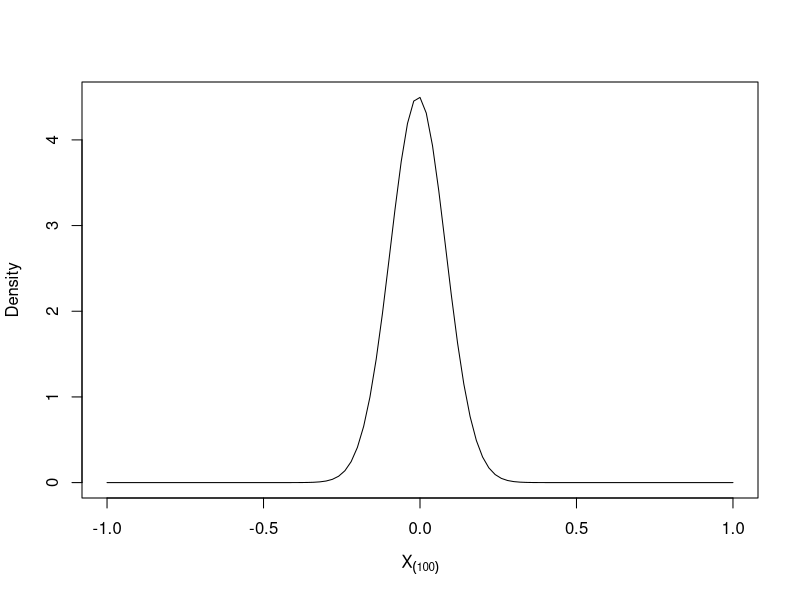
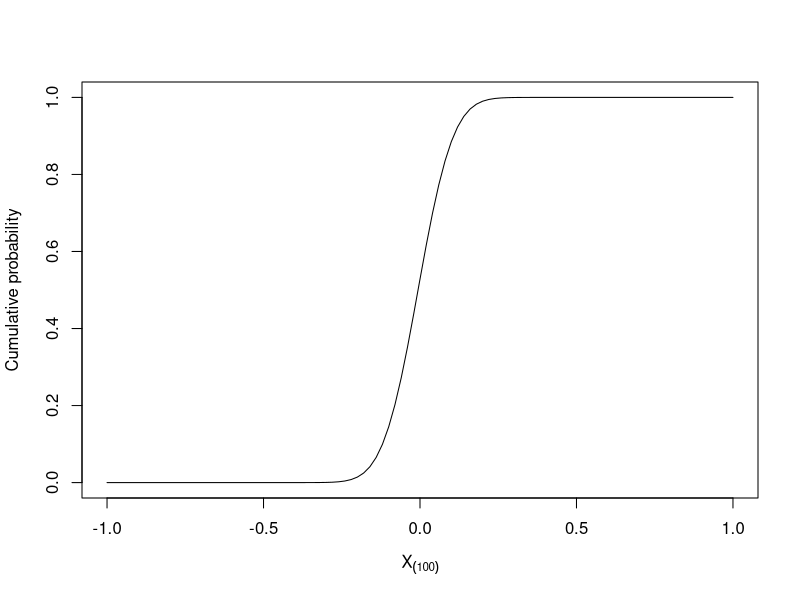
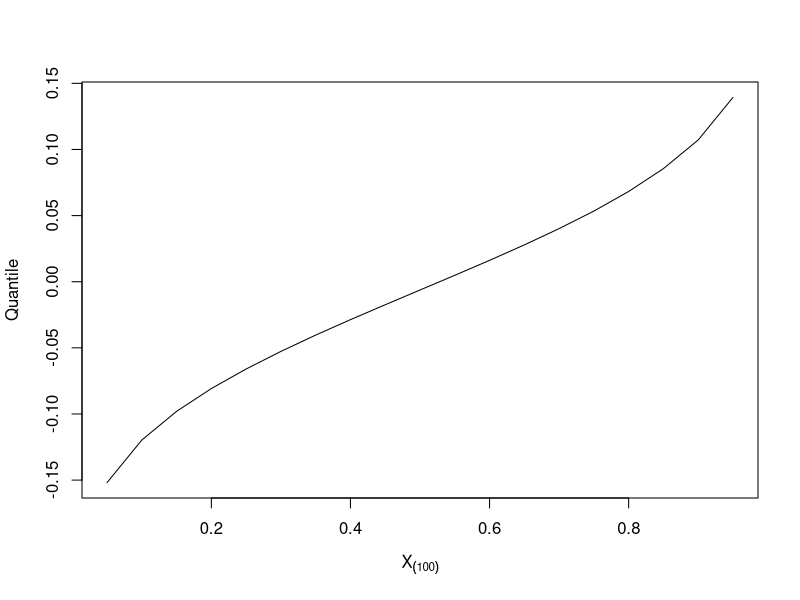
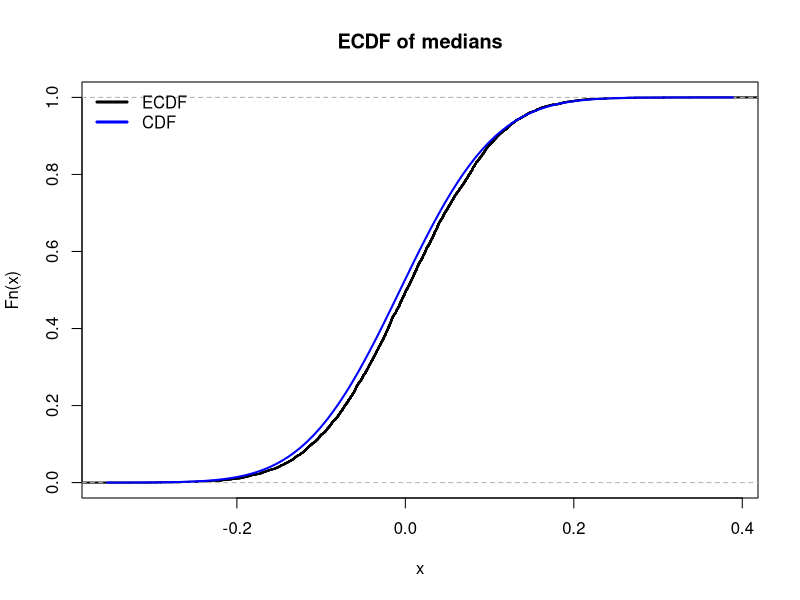
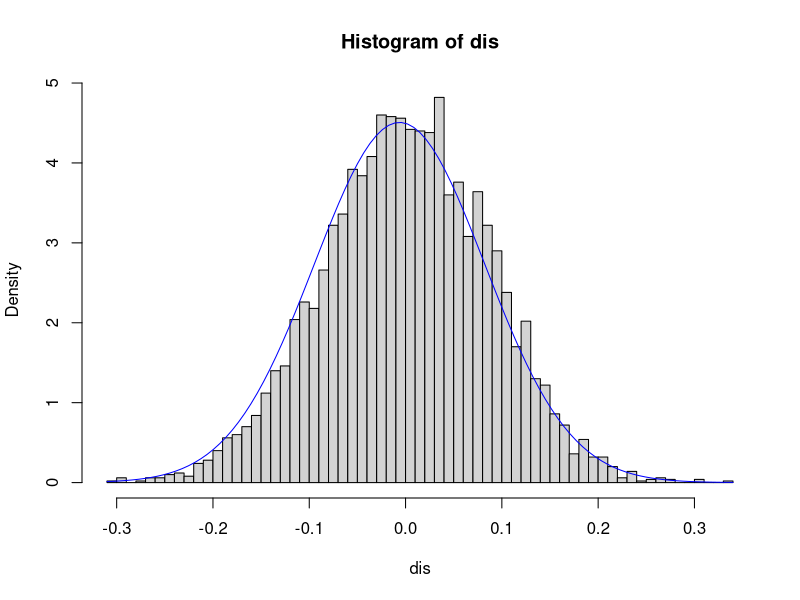
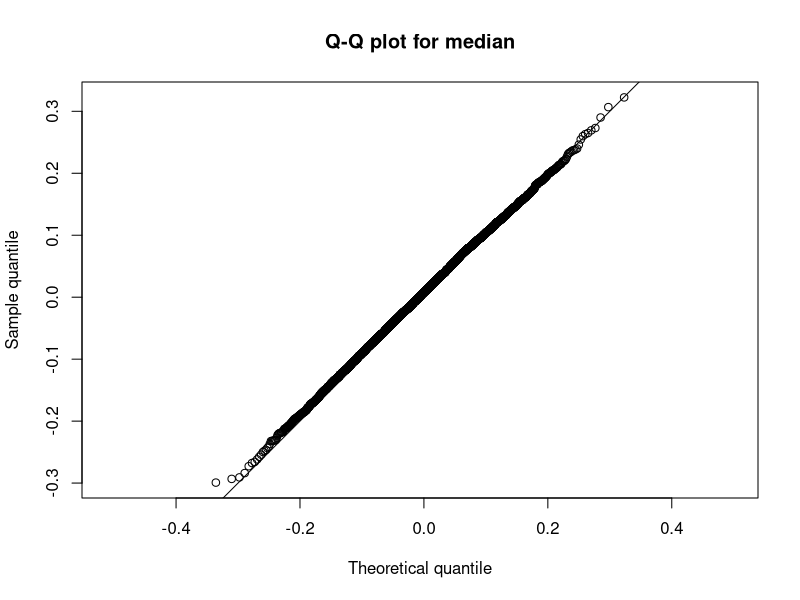
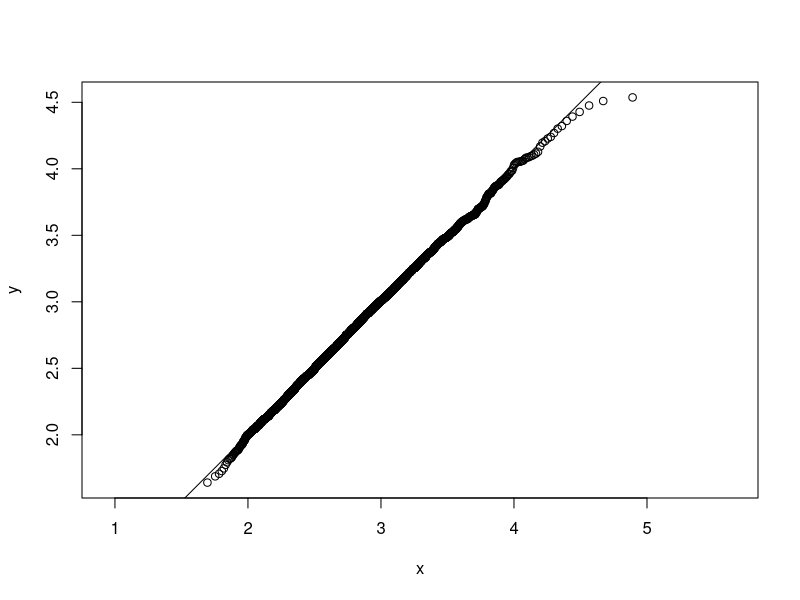
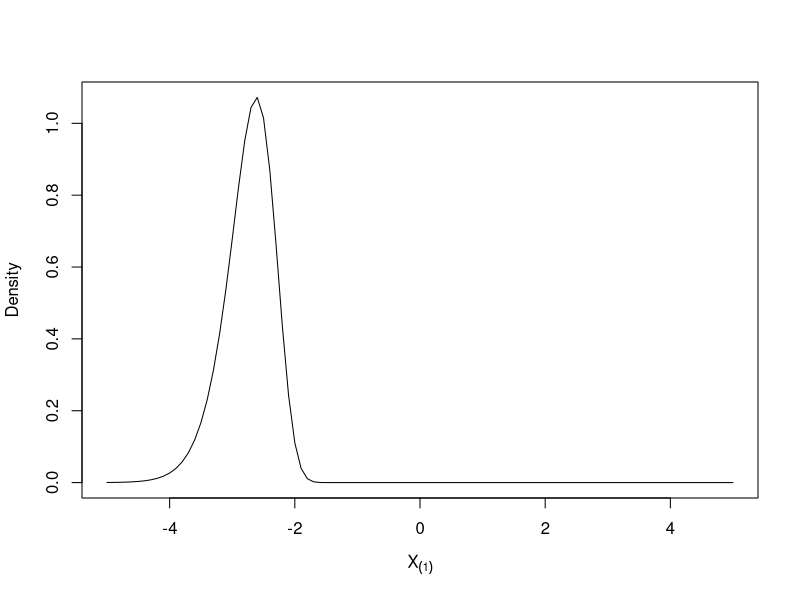

The R script that drew these images, in order:
## ---- chunk 1
dorder <- function(x) {
  k <- 100
  n <- 200
  k * choose(n, k) *
  (pnorm(x, 0, 1)) ^ (k - 1) *
  (1 - pnorm(x, 0, 1)) ^ (n - k) *
  dnorm(x, 0, 1)
}

curve(dorder(x), -1, 1, xlab = parse(text="X[(100)]"), ylab = "Density")
## ---- chunk 2
porder <- function(x){
  k <- 100
  n <- 200
  pbinom(k-1, n, pnorm(x, 0,1), lower.tail = FALSE)
}
curve(porder(x), -1, 1, xlab = parse(text="X[(100)]"), ylab = "Cumulative probability")
## ---- chunk 3
qtl <- seq(0.05, 0.95, 0.05)
med_dis <- rep(NA, 19)

qorder <- function(h){
  k <- 100
  n <- 200
  for(i in seq_along(h)){
    med_dis[i] <- uniroot(function(x, p) porder(x)-p, c(-5,5), p = h[i])$root
  }
  med_dis
}

plot(qtl, qorder(qtl), type = "l", xlab = parse(text="X[(100)]"), ylab = "Quantile")
## ---- chunk 4
N <- 200   # sample size = 200
M <- 5000   # number of simulations = 500
dis <- rep(NA, M)   # distribution of medians of the M times of simulation

for(i in 1: M){
  dis[i] <- median(rnorm(N))
}

ecdf <- ecdf(dis)
## ---- chunk 5
plot(ecdf, do.points = FALSE, col = "black", lwd = 2, main = "ECDF of medians")
curve(porder(x), add = TRUE, col = "blue", lwd = 2)
legend(
  "topleft", 
  c("ECDF", "CDF"),
  lwd = 3, 
  col = c("black", "blue"), 
  bty = "n"
)
## ---- chunk 6
hist(dis, breaks = 50, freq = FALSE)
curve(dorder(x), add = TRUE, col = "blue")
## ---- chunk 7
random_sample <- dis   # dimension 500 = M
q_candidate <- qorder

points <- ppoints(M)

x <- qorder(points)
y <- quantile(random_sample, probs = points)

plot(x, y, asp = 1, xlab = "Theoretical quantile", ylab = "Sample quantile", main = "Q-Q plot for median")
abline(0,1)
## ---- chunk 8
dorder <- function(x, k = 100) {
  n <- 200
  k * choose(n, k) *
  (pnorm(x, 0, 1)) ^ (k - 1) *
  (1 - pnorm(x, 0, 1)) ^ (n - k) *
  dnorm(x, 0, 1)
}

porder <- function(x, k = 100){
  n <- 200
  pbinom(k-1, n, pnorm(x, 0,1), lower.tail = FALSE)
}

qorder <- function(h, k = 100){
  n <- 200
  for(i in seq_along(h)){
    med_dis[i] <- uniroot(function(x, p) porder(x, k)-p, c(-5,5), p = h[i])$root
  }
  med_dis
}
## ---- chunk 9
max <- rep(NA, M)   # distribution of medians of the M times of simulation

for(i in 1: M){
  max[i] <- max(rnorm(N))
}

random_sample <- max
q_candidate <- qorder

x <- qorder(points, k = N)
y <- quantile(random_sample, probs = points)

plot(x, y, asp = 1)
abline(0, 1)
## ---- chunk 10
`%|%` <- function(a, b) paste0(a,b)

dorder <- function(x, k = 100, dist = norm, ...) {
  pf <- get("p" %|% dist)
  df <- get("d" %|% dist)
  n <- 200
  k * choose(n, k) *
  (pf(x, ...)) ^ (k - 1) *
  (1 - pf(x, ...)) ^ (n - k) *
  df(x, ...)
}

porder <- function(x, k = 100, dist = norm, ...){
  pf <- get("p" %|% dist)
  
  n <- 200
  pbinom(k-1, n, pf(x,...), lower.tail = FALSE)
}

qorder <- function(h, k = 100){
  pf <- get("p" %|% dist)
  
  n <- 200
  for(i in seq_along(h)){
    med_dis[i] <- uniroot(function(x, p) pf(x, k, ...)-p, c(-5,5), p = h[i])$root
  }
  med_dis
}
## ---- chunk 11
curve(dorder(x, k = 1, dist = "norm"), -5, 5, xlab = parse(text="X[(1)]"), ylab = "Density")

curve(porder(x, k = 1, dist = "norm"), -5, 5, xlab = parse(text="X[(1)]"), ylab = "Cumulative probability")
